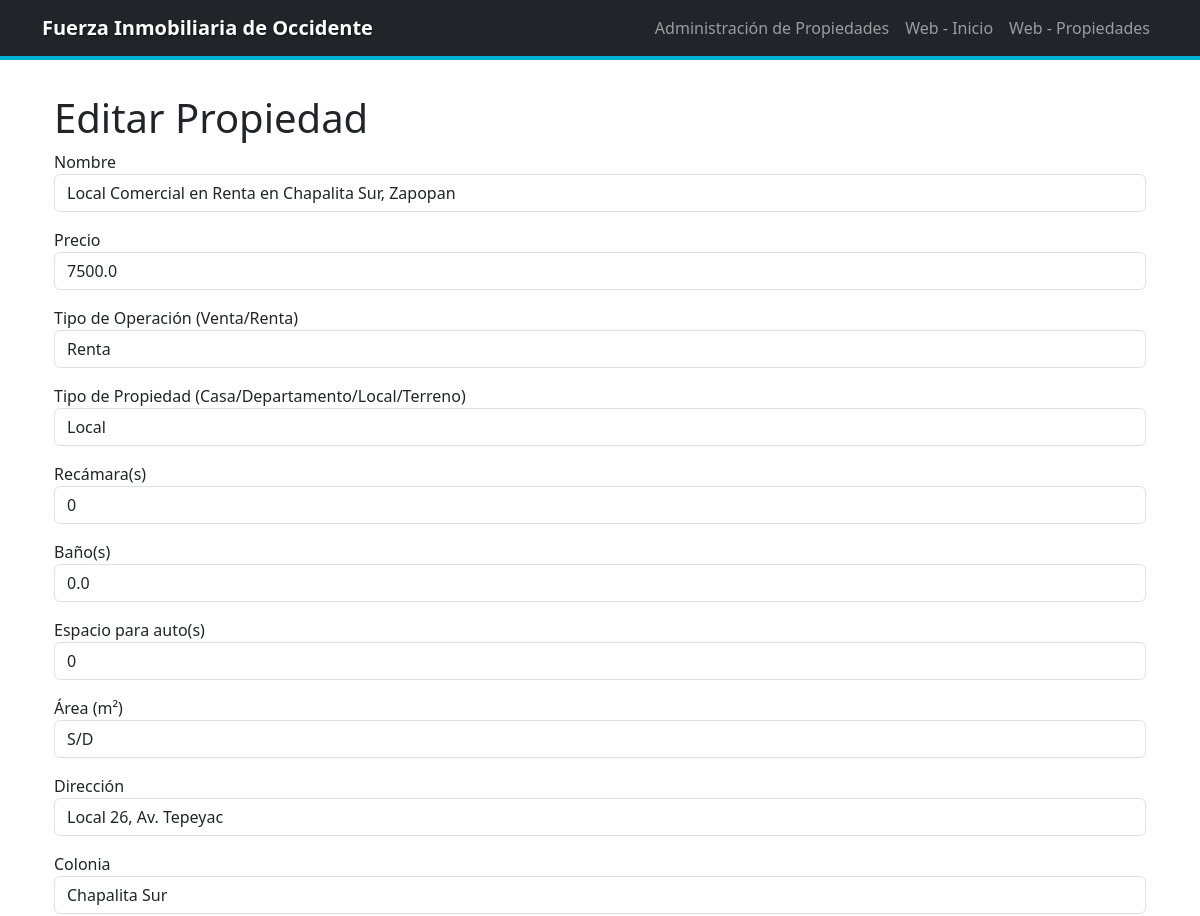
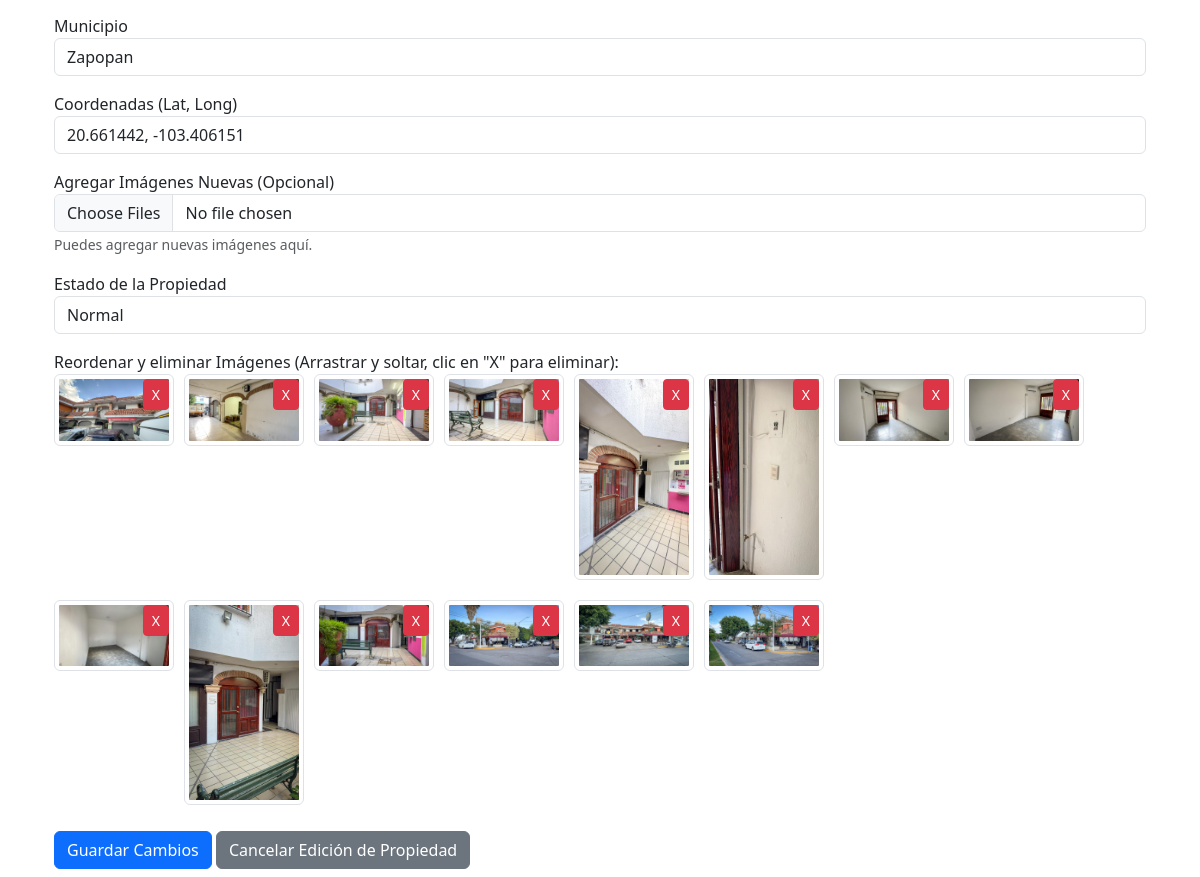
The app's page /admin/properties/edit/3 (signed in) with its own data (2 pictures, top to bottom).
### tables this page shows
CREATE TABLE properties (
            id INTEGER PRIMARY KEY AUTOINCREMENT,
            name TEXT NOT NULL,
            price REAL NOT NULL,
            operation TEXT NOT NULL,
            type TEXT NOT NULL,
            bedrooms INTEGER NOT NULL,
            bathrooms REAL NOT NULL,
            parking_spaces INTEGER NOT NULL,
            area TEXT NOT NULL,
            address TEXT,
            colony TEXT NOT NULL,
            municipality TEXT NOT NULL,
            map_location TEXT,
            status TEXT NOT NULL DEFAULT 'Normal',
            images TEXT NOT NULL
        );

### app.py (the view, shortened to what this page needs)
@app.route('/admin/properties/edit/<int:property_id>', methods=['GET', 'POST'])
@admin_required
def edit_property(property_id):
    property_data = get_property_by_id(property_id)
    if not property_data:
        flash('Propiedad no encontrada.', 'danger')
        return redirect(url_for('admin_properties'))
    property_folder = os.path.join(app.config['UPLOAD_FOLDER'], str(property_id))
    os.makedirs(property_folder, exist_ok=True)
    return render_template('edit_property.html', property=property_data)

### app.py (called while the page is built)
def get_property_by_id(property_id):
    conn = sqlite3.connect(DATABASE_PATH)
    cursor = conn.cursor()
    cursor.execute("SELECT * FROM properties WHERE id = ?", (property_id,))
    property_data = cursor.fetchone()
    conn.close()
    return property_data

def admin_required(func):
    from functools import wraps
    @wraps(func)
    def wrapper(*args, **kwargs):
        if not session.get('logged_in'):
            flash('Debes iniciar sesión para acceder a esta página.', 'warning')
            return redirect(url_for('login'))
        return func(*args, **kwargs)
    return wrapper

### templates/edit_property.html (shortened to what this page needs)
{% extends 'base.html' %}
{% block content %}
<div class="container mt-4">
    <h1>Editar Propiedad</h1>
    <form method="post" enctype="multipart/form-data">
        <div class="mb-3">
            <label for="name">Nombre</label>
            <input type="text" name="name" class="form-control" value="{{ property[1] }}" required>
        </div>
        <div class="mb-3">
            <label for="price">Precio</label>
            <input type="number" name="price" class="form-control" value="{{ property[2] }}" required>
        </div>
        <div class="mb-3">
            <label for="operation">Tipo de Operación (Venta/Renta)</label>
            <select name="operation" class="form-control" required>
                <option value="renta" {% if property[3] == 'renta' %}selected{% endif %}>Renta</option>
            </select>
        </div>
        <div class="mb-3">
            <label for="type">Tipo de Propiedad (Casa/Departamento/Local/Terreno)</label>
            <select name="type" class="form-control" required>
                <option value="local" {% if property[4] == 'local' %}selected{% endif %}>Local</option>
            </select>
        </div>
        <div class="mb-3">
            <label for="bedrooms">Recámara(s)</label>
            <input type="number" name="bedrooms" class="form-control" value="{{ property[5] }}" required>
        </div>
        <div class="mb-3">
            <label for="bathrooms">Baño(s)</label>
            <input type="number" name="bathrooms" class="form-control" value="{{ property[6] }}" step="0.01" required>
        </div>
        <div class="mb-3">
            <label for="parking_spaces">Espacio para auto(s)</label>
            <input type="number" name="parking_spaces" class="form-control" value="{{ property[7] }}" required>
        </div>
        <div class="mb-3">
            <label for="area">Área (m²)</label>
            <input type="text" name="area" class="form-control" value="{{ property[8] }}" required>
        </div>
        <div class="mb-3">
            <label for="address">Dirección</label>
            <input type="text" name="address" class="form-control" value="{{ property[9] }}">
        </div>
        <div class="mb-3">
            <label for="colony">Colonia</label>
            <input type="text" name="colony" class="form-control" value="{{ property[10] }}" required>
        </div>
        <div class="mb-3">
            <label for="municipality">Municipio</label>
            <input type="text" name="municipality" class="form-control" value="{{ property[11] }}" required>
        </div>
        <div class="mb-3">
            <label for="map_location">Coordenadas (Lat, Long)</label>
            <input type="text" name="map_location" class="form-control" value="{{ property[12] }}" placeholder="Ejemplo: 20.751507, -103.429817">
        </div>
        <div class="mb-3">
            <label for="images">Agregar Imágenes Nuevas (Opcional)</label>
            <input type="file" name="images" multiple accept="image/*" class="form-control">
            <small class="form-text text-muted">Puedes agregar nuevas imágenes aquí.</small>
        </div>
        <div class="mb-3">
            <label for="status">Estado de la Propiedad</label>
            <select name="status" class="form-control" required>
                <option value="Normal" {% if property[13] == 'Normal' %}selected{% endif %}>Normal</option>
            </select>
        </div>
        <div class="mb-3">
            <label>Reordenar y eliminar Imágenes (Arrastrar y soltar, clic en "X" para eliminar):</label>
            <div id="sortable-images" class="d-flex flex-wrap" style="gap: 10px;">
                {% if property[14] %}
                    {% for image in property[14].split(',') %}
                        <div class="image-item position-relative" data-filename="{{ image }}" style="width: 120px; margin-bottom: 10px;">
                            <img src="{{ url_for('static', filename='images/properties/' ~ property[0] ~ '/' ~ image) }}"
                                 alt="Imagen" class="img-thumbnail" style="width: 100%; height: auto; cursor: move;">
                            <button type="button"
                                    class="btn btn-danger btn-sm position-absolute"
                                    style="top: 5px; right: 5px;"
                                    onclick="removeImageItem(this)">X</button>
                        </div>
                    {% endfor %}
                {% else %}
                    <p>No hay imágenes disponibles.</p>
                {% endif %}
            </div>
        </div>
        <div class="d-grid gap-2 d-md-block">
            <button type="submit" class="btn btn-primary mb-2">Guardar Cambios</button>
            <a href="{{ url_for('admin_properties') }}" class="btn btn-secondary mb-2">Cancelar Edición de Propiedad</a>
        </div>
    </form>
</div>
{% endblock %}

### static/style.css (style rules this page uses)
body { font-family: 'Arial', sans-serif; line-height: 1.6; padding-top: 70px; }
html { scroll-behavior: smooth; scroll-padding-top: 40px; }

### records on screen
properties: name "Local Comercial en Renta en Chapalita Sur, Zapopan", price "7500.0", operation "Renta", type "Local", bedrooms "0", bathrooms "0.0", parking_spaces "0", area "S/D", address "Local 26, Av. Tepeyac", colony "Chapalita Sur", municipality "Zapopan", map_location "20.661442, -103.406151", status "Normal"
